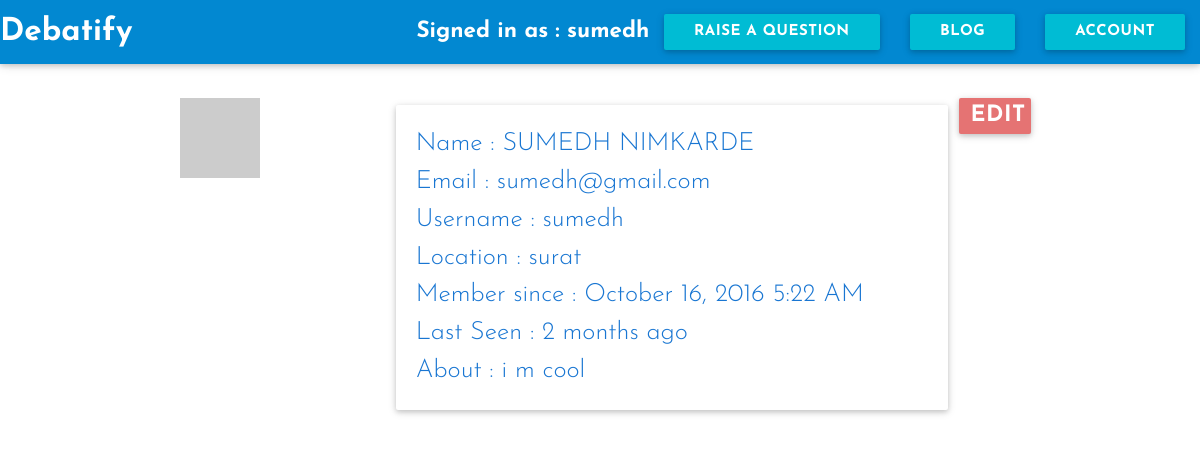
Screenshot of /welcome/profile (signed in) with the database file from the repository.
### app/models.py (models this page shows, shortened)
class User(UserMixin,db.Model):
	__tablename__ = 'users'
	id = db.Column(db.Integer,primary_key = True)
	firstname = db.Column(db.String(50),nullable = True)
	lastname = db.Column(db.String(50),nullable = True)
	email = db.Column(db.String(50),nullable = True)
	username = db.Column(db.String(64),nullable = True)
	password = db.Column(db.String(100),nullable = True)
	password_hash = db.Column(db.String(128), nullable = True)
	confirmed = db.Column(db.Boolean, default = False)
	question = db.relationship("Question", backref = "owner", lazy = 'dynamic')
	location = db.Column(db.String(64),nullable = True)
	about_me = db.Column(db.Text(),nullable = True)
	member_since = db.Column(db.DateTime(), default=datetime.utcnow,nullable = True)
	last_seen = db.Column(db.DateTime(), default=datetime.utcnow,nullable = True)
	posts = db.relationship('Posts', backref = 'author', lazy = 'dynamic')
	fetchedChat = db.relationship('Chats', backref = 'messenger', lazy = 'dynamic')
	followed = db.relationship('Follow', foreign_keys = [Follow.follower_id],backref=db.backref('follower', lazy='joined'),lazy='dynamic',cascade='all, delete-orphan')
	followers = db.relationship('Follow', foreign_keys = [Follow.followed_id], backref = db.backref('followed', lazy = 'joined'),lazy='dynamic',cascade='all, delete-orphan')
	def gravatar(self, size=100, default='identicon', rating='g'):
		if request.is_secure:
			url = 'https://secure.gravatar.com/avatar'
		else:
			url = 'http://www.gravatar.com/avatar'
		hash = hashlib.md5(self.email.encode('utf-8')).hexdigest()
		return '{url}/{hash}?s={size}&d={default}&r={rating}'.format(
			url=url, hash=hash, size=size, default=default, rating=rating)
	@property
	def password(self):
		raise AttributeError('password is not a readable attribute')
	@password.setter
	def password(self, password):
		self.password_hash = generate_password_hash(password)

### app/main/views.py (the view)
@welcome.route('/profile', methods = ['GET','POST'])
def profile():
	return render_template('user.html', user = current_user)

### app/models.py (called while the page is built)
@login_manager.user_loader
def load_user(user_id):
	return User.query.get(int(user_id))

### app/main/templates/user.html (shortened to what this page needs)
{% extends "me.html" %}
{% block head %}
{{ super () }}
{% endblock %}
{% block signed_in_as %}Signed in as : {{user.username}}{% endblock %}
{% block questions %}<br>{% endblock %}
{% block page_content %}
<div class = "container">
<div class = "row">
	<div class = "col s3">
		<div><img src="{{ user.gravatar(size = 200) }}" alt = "profile-picture"></div>
	</div>
	<div class = "col s8">
		<div class = "card-panel blue-text text-darken-2">
			<div class = "flow-text"> Name : {{user.firstname}} {{user.lastname}}</div>
			<div class = "flow-text"> Email : {{user.email}}</div>
			<div class = "flow-text"> Username : {{user.username}}</div>
			<div class = "flow-text"> Location : {{ user.location }}</div>
			<div class = "flow-text"> Member since : {{ moment(user.member_since).format('LLL') }}</div>
			<div class = "flow-text"> Last Seen : {{ moment(user.last_seen).fromNow() }}</div>
			<div class = "flow-text">About : {{user.about_me }}</div>
		</div>
	</div>
<a href = "{{url_for('main.edit')}}"><button class = "col s1 btn red lighten-2">Edit</button></a>
</div>
</div>
{% endblock %}

### app/static/assets/css/card.css (style rules this page uses)
body { font-family: 'Josefin Sans', sans-serif; font-weight: bold; font-size: 1.5em; }

### rows the page displays
User: username "sumedh", firstname "SUMEDH", lastname "NIMKARDE", email "sumedh@gmail.com", location "surat", member_since "October 16, 2016 5:22 AM", last_seen "2 months ago", about_me "i m cool"
